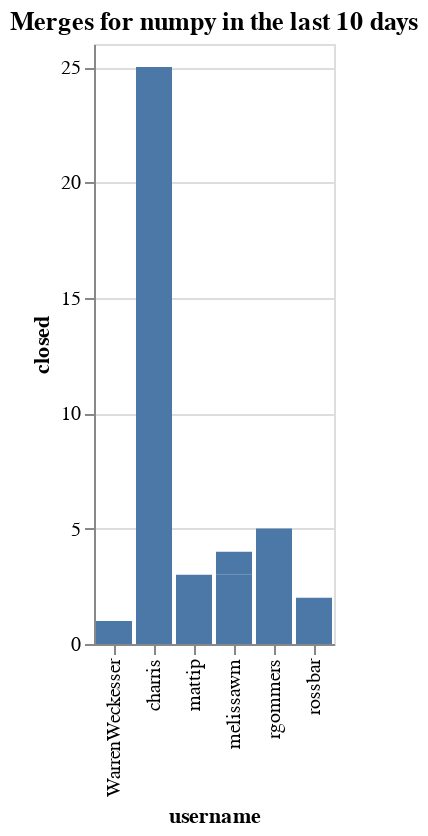

Notebook code for this chart:
### Code cell
charts = []
title = f"Merges for {github_org} in the last {n_days} days"
ch = alt.Chart(data=closed_by_repo.replace(np.nan, 0), title=title).mark_bar().encode(
    x='username',
    y='closed',
)
ch

### Figure 1 — Vega-Lite specification as saved in the notebook (floating-point values rounded to 4 significant figures)
{"config": {"view": {"continuousWidth": 400, "continuousHeight": 300}}, "data": {"name": "data-f2c3a6b8a9c2f9aab0b98db23c713996"}, "mark": "bar", "encoding": {"x": {"type": "nominal", "field": "username"}, "y": {"type": "quantitative", "field": "closed"}}, "title": "Merges for numpy in the last 10 days", "$schema": "https://vega.github.io/schema/vega-lite/v4.8.1.json", "datasets": {"data-f2c3a6b8a9c2f9aab0b98db23c713996": [{"repo": "numpy", "username": "WarrenWeckesser", "closed": 1}, {"repo": "numpy", "username": "charris", "closed": 25}, {"repo": "numpy", "username": "mattip", "closed": 3}, {"repo": "numpy", "username": "melissawm", "closed": 3}, {"repo": "numpy", "username": "rgommers", "closed": 5}, {"repo": "numpy-tutorials", "username": "melissawm", "closed": 1}, {"repo": "numpy-tutorials", "username": "rossbar", "closed": 2}]}}
